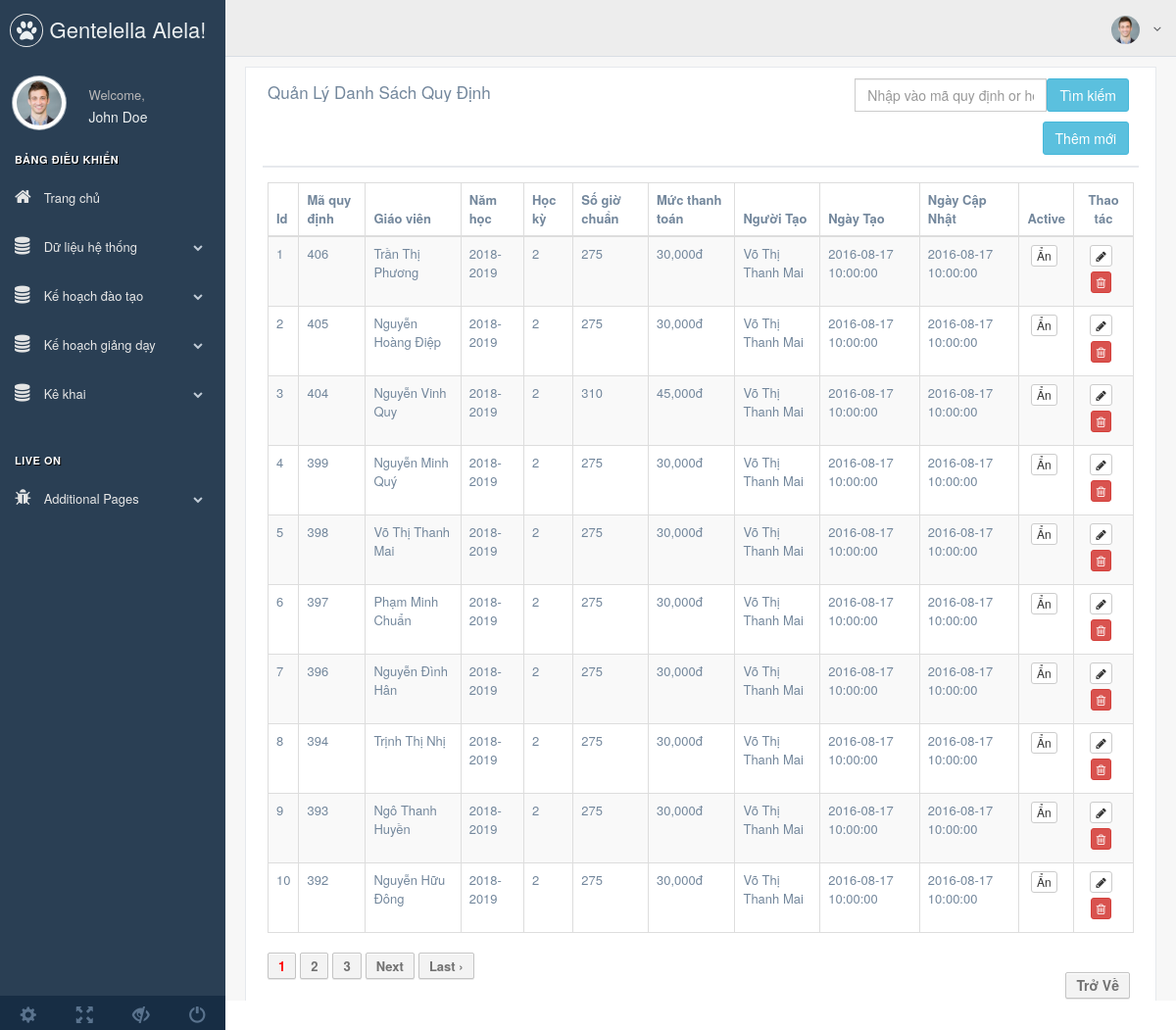
Page /index.php/kehoachgiangday/quydinh on the committed database.
### tables this page shows
CREATE TABLE `quydinh` (
  `id` int(11) NOT NULL,
  `maquydinh` varchar(200) DEFAULT NULL,
  `maGV` varchar(100) DEFAULT NULL,
  `namhoc` varchar(100) DEFAULT NULL,
  `kyhoc` int(5) DEFAULT NULL,
  `sogiochuan` varchar(20) DEFAULT NULL,
  `mucthanhtoan` int(11) DEFAULT NULL,
  `nguoithaotac` varchar(100) DEFAULT NULL,
  `hienthi` tinyint(5) DEFAULT NULL,
  `created_at` timestamp NULL DEFAULT CURRENT_TIMESTAMP,
  `updated_at` timestamp NULL DEFAULT CURRENT_TIMESTAMP
);

### application/controllers/kehoachgiangday/quydinh.php (called while the page is built, shortened)
<?php
	class Quydinh extends MY_Controller
	{
		public function __construct()
		{
			$this->load->model('QuydinhModel');
			$this->load->model('AdminModel');
		}
		public function index()
		{
			$this->load->library('pagination');
			$total_row = $this->QuydinhModel->get_total();
			$config  = array();
			$config['total_rows'] =  $total_row;
	        $config['base_url'] =  kehoachgiangday_url('quydinh/index');
	        $config['per_page'] =  10;
	        $config['uri_segment'] = 4;
	        $config['next_link']= 'Next' ;
	        $config['prev_link']= 'Previous' ;
	        $segment = $this->uri->segment(4);
        	$segment = intval($segment);
        	$list = $this->QuydinhModel->viewQuyDinh($segment,$config['per_page']);
        	foreach ($list as $key => $value) {
				$where = array('maGV' =>$value->nguoithaotac);
				$value->tennguoithaotac = $this->AdminModel->get_info_rule($where ,'hoten');
			}
			foreach ($list as $key => $value) {
				$where = array('maGV' =>$value->maGV);
				$value->tengiaovien = $this->AdminModel->get_info_rule($where ,'hoten');
			}
			$data['list'] = $list;
			$data['temp'] ="admin/dulieu/quydinh/index";
			$this->load->view('admin/main',$data);
		}
	}
?>

### index.php (called while the page is built, shortened)
<?php
require_once BASEPATH.'core/CodeIgniter.php';

### application/helpers/admin_helper.php (called while the page is built, shortened)
<?php
    function kehoachgiangday_url($url='')
    {
        return base_url('kehoachgiangday/'.$url);
    }
?>

### application/core/MY_Model.php (called while the page is built, shortened)
<?php if ( ! defined('BASEPATH')) exit('No direct script access allowed');
    class MY_Model extends CI_Model {
        var $table = '';
        var $key = 'id';
        var $order = '';
        function get_info_rule($where = array(), $field= '')
        {
            if($field)
            {
                $this->db->select($field);
            }
            $this->db->where($where);
            $query = $this->db->get($this->table);
            if ($query->num_rows())
            {
                return $query->row();
            }
            return FALSE;
        }
        function get_total($input = array())
        {
            $query = $this->db->get($this->table);
            return $query->num_rows();
        }
        protected function get_list_set_input($input = array())
        {
            if (isset($input['order'][0]) && isset($input['order'][1]))
            {
                $this->db->order_by($input['order'][0], $input['order'][1]);
            }
            else
            {
                $order = ($this->order == '') ? array($this->table.'.'.$this->key, 'desc') : $this->order;
                $this->db->order_by($order[0], $order[1]);
            }
        }
        public function viewQuyDinh($start , $num , $key ='')
        {
            $sql = " SELECT quydinh.*  FROM quydinh INNER JOIN admin ON admin.maGV = quydinh.maGV WHERE maquydinh LIKE'%$key%' OR hoten LIKE'%$key%' ORDER BY quydinh.id DESC  LIMIT {$start},{$num}
            ";
            $query = $this ->db-> query($sql);
            return $query->result();
        }
    }
?>

### application/views/admin/dulieu/quydinh/index.php (the view, shortened to what this page needs)
<div class="x_panel">
    <div class="x_title">
        <h2>Quản Lý Danh Sách Quy Định</h2>
        <div>
            <form method="get" action="<?php echo kehoachgiangday_url('quydinh/search') ?> ">
                <div class="col-lg-4 pull-right" style="padding-right: 0px;">
                    <div class="input-group">
                        <input type="text"  name="key-search" id="text-search"  class="form-control" placeholder="Nhập vào mã quy định or họ tên">
                        <span class="input-group-btn">
                          <a href="/"><input type="submit" value="Tìm kiếm " class="btn btn-info"></a>
                        </span>
                    </div>
                </div>
            </form>
            <a href=" <?php echo kehoachgiangday_url('quydinh/add') ?>" class="btn btn-info pull-right">Thêm mới</a>
        </div>
        <div class="clearfix"></div>
    </div>
    <div class="x_content">
        <table class="table table-striped table-bordered">
            <thead>
                <tr>
                    <th>Id</th>
                    <th>Mã quy định</th>
                    <th>Giáo viên</th>
                    <th>Năm học  </th>
                    <th>Học kỳ</th>
                    <th>Số giờ chuẩn </th>
                    <th>Mức thanh toán</th>
                    <th>Người Tạo</th>
                    <th>Ngày Tạo</th>
                    <th>Ngày Cập Nhật</th>
                    <th class="text-center">Active</th>
                    <th colspan="2" class="text-center">Thao tác</th>
                </tr>
            </thead>
            <tbody>
                <?php
                    if (isset($list)) {
                         $stt = 0;
                        foreach ($list as  $value) {  ?>
                         <tr>
                            <td><?php echo $stt = $stt +1 ?></td>
                            <td><?php echo $value ->maquydinh?></td>
                            <td><?php
                                $tengiaovien = $value ->tengiaovien ;
                                echo $tengiaovien ->hoten;
                             ?></td>
                            <td><?php echo $value ->namhoc ?></td>
                            <td><?php echo $value ->kyhoc ?></td>
                            <td><?php echo $value ->sogiochuan ?></td>
                            <td><?php echo number_format($value ->mucthanhtoan).'đ'  ?></td>
                            <td><?php
                                $tennguoithaotac = $value ->tennguoithaotac ;
                                echo $tennguoithaotac ->hoten;
                            ?></td>
                            <td><?php echo $value ->created_at ?></td>
                            <td><?php echo $value ->updated_at ?></td>
                            <?php   if($value ->hienthi == 0): ?>
                                <td class="text-center">
                                    <a href="" class="btn btn-xs btn-default">Ẩn</a>
                                </td>
                            <?php else :?>
                                <td class="text-center">
                                    <a href="" class="btn btn-xs btn-default">Hiện</a>
                                </td>
                             <?php endif; ?>
                            <td class="text-center">
                                <a class="btn btn-xs btn-default" href=" <?php echo kehoachgiangday_url('quydinh/edit/').$value ->id ?>"><i class="fa fa-pencil"></i></a>
                                <a class="btn btn-xs btn-danger btn-delete-action verify_action " href="<?php echo kehoachgiangday_url('quydinh/delete/').$value ->id ?>"><i class="fa fa-trash-o"></i></a>
                            </td>
                        </tr>
                <?php
                        }
                    }
                 ?>
            </tbody>
        </table>
        <div class="pagina">
            <nav aria-label="Page navigation" class="clearfix">
                <?php
                    echo $this->pagination->create_links();
                ?>
                <div class="pull-right" style="margin-top: 20px;">
                    <a href="" type="button" class="btn btn-danger" onclick="history.go(-1); return false;" >Trở Về</a>
                </div>
            </nav>
        </div>
    </div>
</div>

### public/admin/css/style.css (style rules this page uses)
.pagina .clearfix a { background: #f3f3f3; border: 1px solid #c4c4c4; border-radius: 2px; box-shadow: 0 1px 0 #eaeaea, 0 1px 0 #ffffff inset; color: #717171; display: inline-block; float: left; font-weight: 700; line-height: 25px; margin-right: 4px; min-height: 25px; padding: 0 10px; text-decoration: none; }
.pagina .clearfix strong { background: #f3f3f3; border: 1px solid #c4c4c4; border-radius: 2px; box-shadow: 0 1px 0 #eaeaea, 0 1px 0 #ffffff inset; color: red; display: inline-block; float: left; font-weight: 700; line-height: 25px; margin-right: 4px; min-height: 25px; padding: 0 10px; text-decoration: none; }

### rows in the picture
quydinh: maquydinh "406", namhoc "2018-2019", kyhoc "2", sogiochuan "275", mucthanhtoan "30,000", created_at "2016-08-17 10:00:00", updated_at "2016-08-17 10:00:00", hienthi "Ẩn"
quydinh: stt "2", maquydinh "405", namhoc "2018-2019", kyhoc "2", sogiochuan "275", mucthanhtoan "30,000", created_at "2016-08-17 10:00:00", updated_at "2016-08-17 10:00:00", hienthi "Ẩn"
quydinh: stt "3", maquydinh "404", namhoc "2018-2019", kyhoc "2", sogiochuan "310", mucthanhtoan "45,000", created_at "2016-08-17 10:00:00", updated_at "2016-08-17 10:00:00", hienthi "Ẩn"
quydinh: stt "4", maquydinh "399", namhoc "2018-2019", kyhoc "2", sogiochuan "275", mucthanhtoan "30,000", created_at "2016-08-17 10:00:00", updated_at "2016-08-17 10:00:00", hienthi "Ẩn"
quydinh: stt "5", maquydinh "398", namhoc "2018-2019", kyhoc "2", sogiochuan "275", mucthanhtoan "30,000", created_at "2016-08-17 10:00:00", updated_at "2016-08-17 10:00:00", hienthi "Ẩn"
quydinh: stt "6", maquydinh "397", namhoc "2018-2019", kyhoc "2", sogiochuan "275", mucthanhtoan "30,000", created_at "2016-08-17 10:00:00", updated_at "2016-08-17 10:00:00", hienthi "Ẩn"
quydinh: stt "7", maquydinh "396", namhoc "2018-2019", kyhoc "2", sogiochuan "275", mucthanhtoan "30,000", created_at "2016-08-17 10:00:00", updated_at "2016-08-17 10:00:00", hienthi "Ẩn"
quydinh: stt "8", maquydinh "394", namhoc "2018-2019", kyhoc "2", sogiochuan "275", mucthanhtoan "30,000", created_at "2016-08-17 10:00:00", updated_at "2016-08-17 10:00:00", hienthi "Ẩn"
quydinh: stt "9", maquydinh "393", namhoc "2018-2019", kyhoc "2", sogiochuan "275", mucthanhtoan "30,000", created_at "2016-08-17 10:00:00", updated_at "2016-08-17 10:00:00", hienthi "Ẩn"
quydinh: stt "10", maquydinh "392", namhoc "2018-2019", kyhoc "2", sogiochuan "275", mucthanhtoan "30,000", created_at "2016-08-17 10:00:00", updated_at "2016-08-17 10:00:00", hienthi "Ẩn"

### other values in the picture
$tengiaovien ->hoten "Trần Thị Phương"
$tennguoithaotac ->hoten "Võ Thị Thanh Mai"
$tengiaovien ->hoten "Nguyễn Hoàng Điệp"
$tengiaovien ->hoten "Nguyễn Vinh Quy"
$tengiaovien ->hoten "Nguyễn Minh Quý"
$tengiaovien ->hoten "Võ Thị Thanh Mai"
$tengiaovien ->hoten "Phạm Minh Chuẩn"
$tengiaovien ->hoten "Nguyễn Đình Hân"
$tengiaovien ->hoten "Trịnh Thị Nhị"
$tengiaovien ->hoten "Ngô Thanh Huyền"
$tengiaovien ->hoten "Nguyễn Hữu Đông"
$this->pagination->create_links() "1 2 3 Next Last ›"
